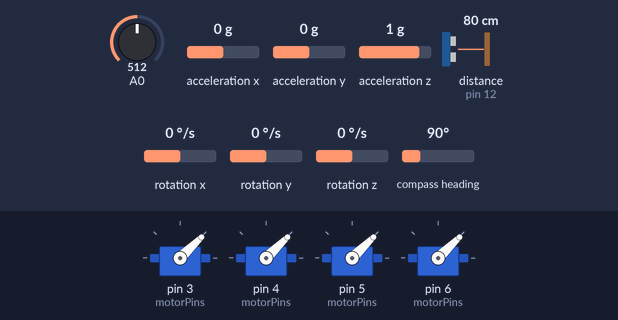
A sketch run on a simulated Arduino Uno, built with avr-gcc and run on an emulated ATmega328P. On the bench: 4 × servo. The inputs (shaded band) are chosen by the test bench; at power-on: distance to the obstacle (sensor on pin 12) 80 cm, acceleration x 0 g, A0 = 512, acceleration y 0 g, acceleration z 1 g, rotation x 0 °/s, rotation y 0 °/s, rotation z 0 °/s, compass heading 90°. The echo pulse lasts 58.3 µs per cm; what the sketch prints to the serial monitor is not drawn.

Above: at 15.2 s.
15.3 s: distance to the obstacle (sensor on pin 12) set to 9 cm
At 16.0 s:
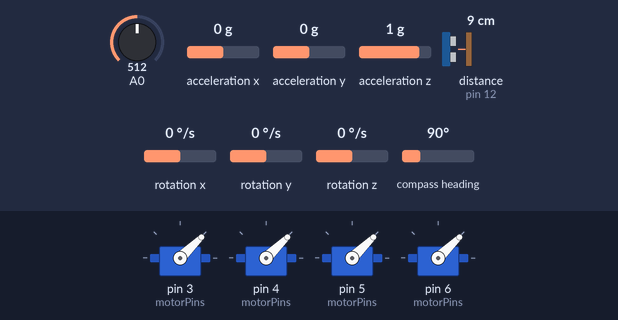
18.3 s: acceleration x set to -1.4 g
At 20.34 s:
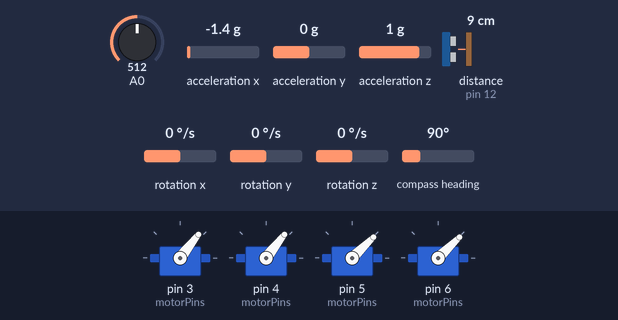
21.3 s: distance to the obstacle (sensor on pin 12) set to 18 cm
At 21.8 s:
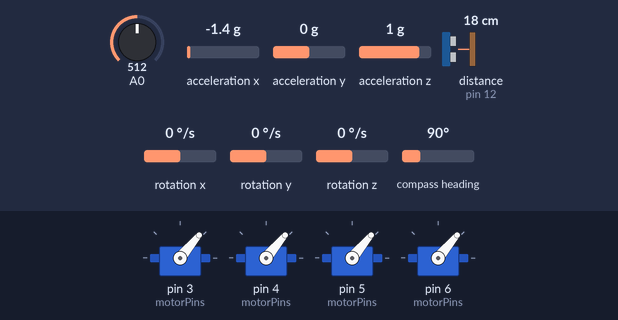
24.3 s: A0 set to 942
27.3 s: A0 set to 970
30.3 s: acceleration y set to -1.4 g
Timing chart, 0 to 34.3 s (numbered marks = the images above; inputs shaded):
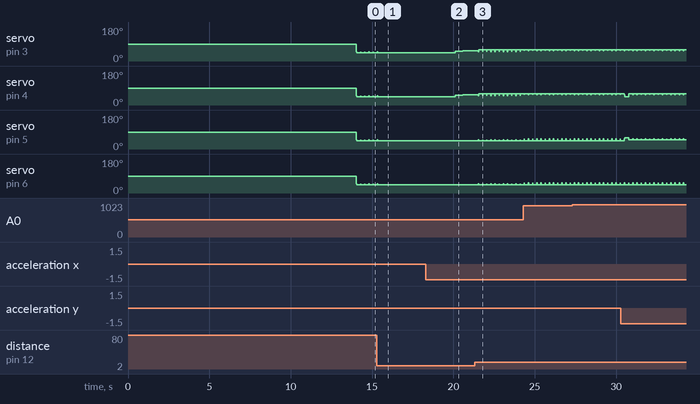

Measured:
- after the input at 15.3 s, servo on pin 3 (motorPins), servo on pin 4 (motorPins), servo on pin 5 (motorPins), servo on pin 6 (motorPins): goes on until 15.3 s, then stays 44°
- after the input at 18.3 s, servo on pin 3 (motorPins), servo on pin 4 (motorPins): 44° → 52° after 1.8 s, → 53° 0.48 s later
- after the input at 21.3 s, servo on pin 5 (motorPins), servo on pin 6 (motorPins): alternates 50° for 0.02 s and 44° for 0.24 s, starting after 0.24 s
- by itself, servo on pin 3 (motorPins), servo on pin 4 (motorPins), servo on pin 5 (motorPins), servo on pin 6 (motorPins): alternates 50° for 0.02 s and 44° for 0.24 s

The sketch:

quadcoptergobrrrrrrrrrrrrr.ino
```cpp
//Library for the sonar
#include "SR04.h"
//Libraries for the imu
#include <Adafruit_BNO055.h>
#include <Adafruit_Sensor.h>
//Library for the brushless motors
#include <Servo.h>

//Starting distance: should be the distance from the sonar attached to the drone to the floor
#define DISTANCE_A 10
//Distance where the floor no longer affects the thrust of the motors. Should increase the throttle accordingly to account for this
#define DISTANCE_B 300
//Peak distance where the drone should be hovering without an increase or decrease in altitude
#define DISTANCE_C 500
//Distance where the drone should start decelerating to prepare for landing
#define DISTANCE_D 150
//Distance just a little bit higher than DISTANCE_A that is used for landing
#define DISTANCE_E 150

//Time for which the drone will hover for
#define HOVER_TIME 10000

//Throttle to account for thrust from the floor
#define ASCEND_1 1100
//Throttle to ascend
#define ASCEND_2 1100
//Throttle to hover
#define HOVER 1100
//Throttle to begin descending
#define DESCEND_1 1000
//Throttle to finish descending taking the thrust from the floor into account
#define DESCEND_2 1000
//Throttle to turn motors off
#define LANDED 1000
//Maximum throttle, used to initialize the esc's
#define MAX 1023

//Pins for the trigger and echo of the sonar
#define TRIGGER_PIN 12
#define ECHO_PIN 2

//Pins for the four different motors
#define FRONT_RIGHT 3
#define FRONT_LEFT 4
#define BACK_RIGHT 5
#define BACK_LEFT 6

//Killswitch
#define BUTTON 19


//Global variable for the distance that the sonar reads. Volatile so it can be used in the interrupt
long distance;
long previousDistance;

/*Global variable to determine and change the state of the drone
 *
 * 0: Starting state, will configure the esc's and test motors
 * 1: Begin ascent state, will begin to ascend with a throttle that takes the thrust from the floor into account
 * -Distance should be greater or equal to A and less than B
 * 2: Ascent state, will continue acsending, but will now change the throttle so that it not longer account for floor
 * -Distance should be greater or equal to B and less than C
 * 3: Hover state, will reach the final distance ad hover the drone for a set amount of time
 * -Distance should be greater or equal to C
 * 4: Begin descent state, will now begin descinding the drone with a throttle slightly lower than the hover throttle
 * -Distance should be less than C and greater or equal to D
 * 5: Slow descent state, will slow the descent in order to begine preparing to land. Should take thrust from floor into account
 * -Distance should be less than or equal D and greater than A
 * 6: Landing state, should be landed at this point. Turn motors off
 */
volatile int currentState;

//Global variables for the IMU and PID
float roll_p_gain = 1.3;    //original 1.3, 0.04, 18.0
float roll_i_gain = 0.03;
float roll_d_gain = 18.0;
int roll_max = 400;       //original 400

float pitch_p_gain = roll_p_gain;
float pitch_i_gain = roll_i_gain;
float pitch_d_gain = roll_d_gain;
int pitch_max = roll_max;

float yaw_p_gain = 4.0;   //original 4.0, 0.02, 0
float yaw_i_gain = 0.02;
float yaw_d_gain = 0;
int yaw_max = 400;      //original 400

//Enables and disables the PID loop
boolean auto_level = true;

float temp_error;
float roll_input, roll_setpoint, roll_i, roll_d, roll_output;
float pitch_input, pitch_setpoint, pitch_i, pitch_d, pitch_output;
float yaw_input, yaw_setpoint, yaw_i, yaw_d, yaw_output;


//Code for ESC's and Motors
int motorPins[] = {FRONT_RIGHT, FRONT_LEFT, BACK_RIGHT, BACK_LEFT};
int throttle = 0;
int startup = 5000;
int FR_THROTTLE, BR_THROTTLE, FL_THROTTLE, BL_THROTTLE;


float gyro_avg[3];


//Initializing the 4 Servo instances
Servo motor[4];

//Sonar instance for the SR04 class
SR04 sonar = SR04(ECHO_PIN,TRIGGER_PIN);

//IMU instance for the BNO055 class
Adafruit_BNO055 bno = Adafruit_BNO055(55);


sensors_event_t event_gyro, event_orientation;

void setup() {

  Serial.begin(9600);

  //defining the interrupt routine
  //attachInterrupt(digitalPinToInterrupt(ECHO_PIN), changeState, CHANGE);

  //attachInterrupt(digitalPinToInterrupt(BUTTON), kill, CHANGE);

  currentState = 1;

  //attaching the Servo instances to the pins of the motors
  for(int i = 0; i < 4; i++){
    motor[i].attach(motorPins[i]);
  }

  if(!bno.begin())
  {
    /* There was a problem detecting the BNO055 ... check your connections */
        Serial.print("Ooops, no BNO055 detected ... Check your wiring or I2C ADDR!");
    while(1);
  }
  delay(1000);


  //bno.setExtCrystalUse(false);


  int count = 0;
  for(count = 0; count < 2000; count++){
    bno.getEvent(&event_gyro, Adafruit_BNO055::VECTOR_GYROSCOPE);
    bno.getEvent(&event_orientation, Adafruit_BNO055::VECTOR_EULER);
    gyro_avg[0] += event_gyro.gyro.x;
    gyro_avg[1] += event_orientation.orientation.y;
    gyro_avg[2] += event_orientation.orientation.z;
    delay(3);
  }
  for(int i = 0; i < 3; i++) gyro_avg[i] /= count;


  roll_i = 0;
      roll_d = 0;
      pitch_i = 0;
      pitch_d = 0;
      yaw_i = 0;
      yaw_d = 0;


}


void loop() {


  //Firt it will set up the ESC's, then the functionality of the state diagram will occur
  if(currentState == 0){

    if(millis()-startup<15000){

      throttle = MAX;
      throttle = map(throttle,0,MAX,1000,2000);

      for(int i = 0; i < 4; i++){
        motor[i].writeMicroseconds(throttle);
      }

      Serial.println("HIGH");

    }
    else {

      throttle = 0;
      throttle = map(throttle,0,MAX,1000,2000);

      for(int i = 0; i < 4; i++){
        motor[i].writeMicroseconds(throttle);
      }

      Serial.println("LOW");

    }

    delay(5);

    if(millis()-startup>30000){
      currentState = 1;

      roll_i = 0;
      roll_d = 0;
      pitch_i = 0;
      pitch_d = 0;
      yaw_i = 0;
      yaw_d = 0;

    }

  }


  else {

    //Checks before the sonar reads in order to prevent the state transition interrupt
    if(currentState == 3){

      //Code to have the drone hover for set amount of time
      delay(HOVER_TIME);

      currentState = 4;

    }


    //Getting the distance from the sonar
    distance = correctSonar();
//    Serial.print("distance ");
//    Serial.print(distance);
//    Serial.print("    currentState ");
//    Serial.print(currentState);
//    Serial.print("    throttle ");
//    Serial.print(map(analogRead(A0),0,1023,1000,1120));
//    //Serial.print(throttle);
//    Serial.print("    FR throttle ");
//    Serial.print(FR_THROTTLE);
//    Serial.print("    FL throttle ");
//    Serial.print(FL_THROTTLE);
//    Serial.print("    BR throttle ");
//    Serial.print(BR_THROTTLE);
//    Serial.print("    BL throttle ");
//    Serial.println(BL_THROTTLE);
//    delay(50);

    //S
    switch(currentState)
    {
      case 1:
        if(distance >= DISTANCE_A && distance < DISTANCE_B)
        {

          //Code for setting throttle to account for increased thrust from the floor
          throttle = ASCEND_1;

            throttle = analogRead(A0);
      throttle = map(throttle,0,1023,1000,1120);
      for(int i = 0; i < 4; i++){
        motor[i].writeMicroseconds(throttle);
      }
      delay(15);

          if(millis() - startup < 15000)
            throttle = 1000;

//        for(int i = 0; i < 4; i++)
//          motor[i].writeMicroseconds(throttle);

        }
        else if(distance >= DISTANCE_B)
        {
          currentState = 2;
        }

      break;

      case 2:
        if(distance >= DISTANCE_B && distance < DISTANCE_C)
        {

          //Code for setting throttle to account for increased thrust from the floor
          throttle = ASCEND_2;

          throttle = analogRead(A0);
      throttle = map(throttle,0,1023,1000,1120);
      for(int i = 0; i < 4; i++){
        motor[i].writeMicroseconds(throttle);
      }
      delay(15);

//        for(int i = 0; i < 4; i++)
//          motor[i].writeMicroseconds(throttle);

        }
        else if(distance >= DISTANCE_C)
        {
          currentState = 3;
        }

      break;

      case 3:
        if(distance >= DISTANCE_C)
        {

          //Code for setting the throttle to hover the drone
          throttle = HOVER;

//        for(int i = 0; i < 4; i++)
//          motor[i].writeMicroseconds(throttle);

        }

      break;

      case 4:
        if(distance >= DISTANCE_D && distance < DISTANCE_C)
        {

          //Code for setting throttle to begin descinding
          throttle = DESCEND_1;

//        for(int i = 0; i < 4; i++)
//          motor[i].writeMicroseconds(throttle);

        }
        else if(distance <= DISTANCE_D)
        {
          currentState = 5;
        }

      break;

      case 5:
        if(distance > DISTANCE_A && distance <= DISTANCE_D)
        {

          //Code for setting throttle to begin landing. Will have to take the thrust from the floor into account here as well
          throttle = DESCEND_2;

//        for(int i = 0; i < 4; i++)
//          motor[i].writeMicroseconds(throttle);

        }
        else if(distance < DISTANCE_E)
        {
          currentState = 6;
        }
      break;

      case 6:
          //Code for when the drone has landed
          throttle = LANDED;

//        for(int i = 0; i < 4; i++)
//          motor[i].writeMicroseconds(throttle);

      break;

    }

    if(auto_level){

      //reseting pid oontrollers
//      roll_i = 0;
//      roll_d = 0;
//      pitch_i = 0;
//      pitch_d = 0;
//      yaw_i = 0;
//      yaw_d = 0;

      //Calling the PID loop for auto-correction
      PID();

      if (throttle > 1800) throttle = 1800;                                   //We need some room to keep full control at full throttle.
      FR_THROTTLE = throttle - pitch_output + roll_output - yaw_output; //Calculate the pulse for esc 1 (front-right - CCW)
      BR_THROTTLE = throttle + pitch_output + roll_output + yaw_output; //Calculate the pulse for esc 2 (rear-right - CW)
      BL_THROTTLE = throttle + pitch_output - roll_output - yaw_output; //Calculate the pulse for esc 3 (rear-left - CCW)
      FL_THROTTLE = throttle - pitch_output - roll_output + yaw_output; //Calculate the pulse for esc 4 (front-left - CW)

      if(millis() - startup < 15000){
            throttle = 1000;
            for(int i = 0; i < 4; i++)
          motor[i].writeMicroseconds(throttle);
      }
      else{
      motor[0].writeMicroseconds(constrain(FR_THROTTLE,1000,1150));
      motor[1].writeMicroseconds(constrain(FL_THROTTLE,1000,1150));
      motor[2].writeMicroseconds(constrain(BR_THROTTLE,1000,1150));
      motor[3].writeMicroseconds(constrain(BL_THROTTLE,1000,1150));
      }

    Serial.print("    currentState ");
    Serial.print(currentState);
    Serial.print("    throttle ");
    Serial.print(map(analogRead(A0),0,1023,1000,1120));
    //Serial.print(throttle);
    Serial.print("    FR throttle ");
    Serial.print(FR_THROTTLE);
    Serial.print("    FL throttle ");
    Serial.print(FL_THROTTLE);
    Serial.print("    BR throttle ");
    Serial.print(BR_THROTTLE);
    Serial.print("    BL throttle ");
    Serial.print(BL_THROTTLE);
    Serial.print("    pitch_output");
    Serial.print(pitch_output);
    Serial.print("    roll_output");
    Serial.print(roll_output);
    Serial.print("    yaw_output");
    Serial.print(yaw_output);
    Serial.print("    orient y");
    Serial.print(event_orientation.orientation.y);
    Serial.print("    orient z");
    Serial.println(event_orientation.orientation.z);
    Serial.print(   "gyro y");
    Serial.print(event_gyro.gyro.y);
    delay(50);

    }
    else{
      for(int i = 0; i < 4; i++)
        motor[i].writeMicroseconds(throttle);
    }
  }

}

//Currently not in use
//void changeState() {
//
//  switch(currentState)
//  {
//    case 1:
//      if(distance >= DISTANCE_A && distance < DISTANCE_B)
//      {
//
//        //Code for setting throttle to account for increased thrust from the floor
//        throttle = ASCEND_1;
//
//        for(int i = 0; i < 4; i++)
//          motor[i].writeMicroseconds(throttle);
//
//      }
//      else if(distance >= DISTANCE_B)
//      {
//        currentState = 2;
//      }
//
//      break;
//
//    case 2:
//      if(distance >= DISTANCE_B && distance < DISTANCE_C)
//      {
//
//        //Code for setting throttle to account for increased thrust from the floor
//        throttle = ASCEND_2;
//
//        for(int i = 0; i < 4; i++)
//          motor[i].writeMicroseconds(throttle);
//
//      }
//      else if(distance >= DISTANCE_C)
//      {
//        currentState = 3;
//      }
//
//      break;
//
//    case 3:
//      if(distance >= DISTANCE_C)
//      {
//
//        //Code for setting the throttle to hover the drone
//        throttle = HOVER;
//
//        for(int i = 0; i < 4; i++)
//          motor[i].writeMicroseconds(throttle);
//
//      }
//
//      break;
//
//    case 4:
//      if(distance >= DISTANCE_D && distance < DISTANCE_C)
//      {
//
//        //Code for setting throttle to begin descinding
//        throttle = DESCEND_1;
//
//        for(int i = 0; i < 4; i++)
//          motor[i].writeMicroseconds(throttle);
//
//      }
//      else if(distance <= DISTANCE_D)
//      {
//        currentState = 5;
//      }
//
//      break;
//
//    case 5:
//      if(distance > DISTANCE_A && distance <= DISTANCE_D)
//      {
//
//        //Code for setting throttle to begin landing. Will have to take the thrust from the floor into account here as well
//        throttle = DESCEND_2;
//
//        for(int i = 0; i < 4; i++)
//          motor[i].writeMicroseconds(throttle);
//
//      }
//      else if(distance < DISTANCE_E)
//      {
//        currentState = 6;
//      }
//      break;
//
//    case 6:
//        //Code for when the drone has landed
//        throttle = LANDED;
//
//        for(int i = 0; i < 4; i++)
//          motor[i].writeMicroseconds(throttle);
//
//      break;
//
//  }
//
//}


//Function for the PID loop that corrects the orientation of the drone
void PID() {

  //Getting the axis orientation from the IMU


  bno.getEvent(&event_gyro, Adafruit_BNO055::VECTOR_GYROSCOPE);
  bno.getEvent(&event_orientation, Adafruit_BNO055::VECTOR_EULER);

  yaw_input = event_gyro.gyro.x - gyro_avg[0];
  pitch_input = event_orientation.orientation.y - gyro_avg[1];
  roll_input = event_orientation.orientation.z - gyro_avg[2];


  //Roll PID calculation
  temp_error = roll_input - roll_setpoint;
  roll_i += roll_i_gain* temp_error;
  if (roll_i > roll_max)
    roll_i = roll_max;
  else if(roll_i < roll_max * -1)
    roll_output = roll_max * -1;

  roll_output = roll_p_gain * temp_error + roll_i + roll_d_gain * (temp_error - roll_d);
  if(roll_output > roll_max)
    roll_output = roll_max;
  else if (roll_output < roll_max * -1)
    roll_output = roll_max * -1;

  roll_d = temp_error;

  //Pitch PID calculation
  temp_error = pitch_input - pitch_setpoint;
  pitch_i += pitch_i_gain* temp_error;
  if (pitch_i> pitch_max)
    pitch_i = pitch_max;
  else if(pitch_i < pitch_max * -1)
    pitch_output = pitch_max * -1;

  pitch_output = pitch_p_gain * temp_error + pitch_i + pitch_d_gain * (temp_error - pitch_d);
  if(pitch_output > pitch_max)
    pitch_output = pitch_max;
  else if (pitch_output < pitch_max * -1)
    pitch_output = pitch_max * -1;

  pitch_d = temp_error;

  //Yaw PID calculation
  temp_error = yaw_input - yaw_setpoint;
  yaw_i += yaw_i_gain* temp_error;
  if (yaw_i> yaw_max)
    yaw_i = yaw_max;
  else if(yaw_i < yaw_max * -1)
    yaw_output = yaw_max * -1;

  yaw_output = yaw_p_gain * temp_error + yaw_i + yaw_d_gain * (temp_error - yaw_d);
  if(yaw_output > yaw_max)
    yaw_output = yaw_max;
  else if (yaw_output < yaw_max * -1)
    yaw_output = yaw_max * -1;

  yaw_d = temp_error;


}

//Function to ensure that no 'trash' values are passed to the interrupt
float correctSonar() {

  int Maximum = 400;
  int Minimum = 6;

  int dist = sonar.Distance();

  if(dist < Maximum && dist > Minimum) {
   previousDistance = dist;
   return dist;
  }

  return previousDistance;
}

void kill() {
  currentState = 6;
}
```
